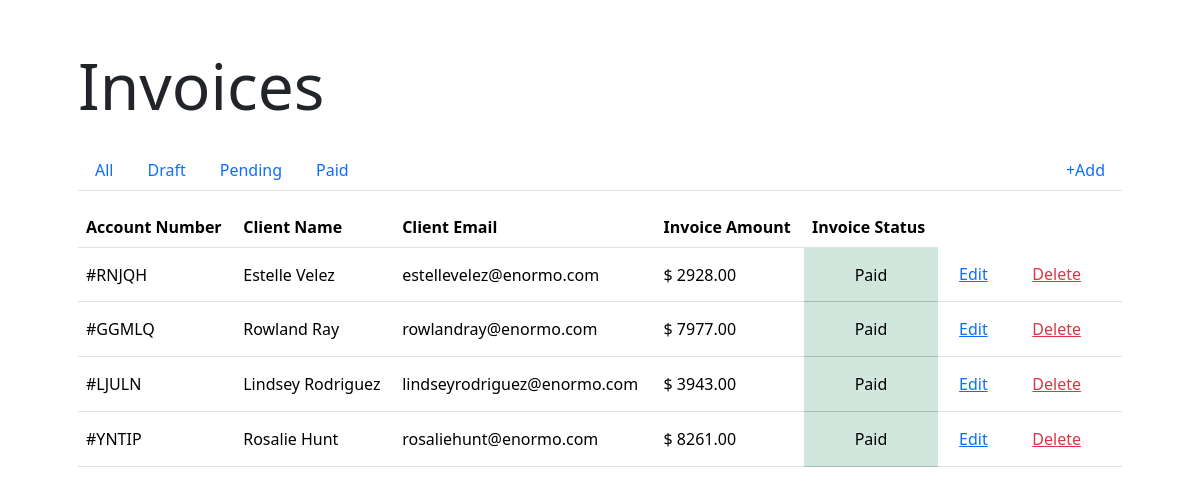
Page /index.php?status_id=3 on the committed database.
### tables this page shows
CREATE TABLE "invoices" ("id" integer primary key autoincrement not null, "number" varchar not null, "client" varchar not null, "email" varchar not null, "amount" integer not null, "status_id" integer not null);

### functions.php (called while the page is built, shortened)
<?php
function filterInvoices ($status_id)
{
  global $db;
  $sql = "SELECT * FROM invoices WHERE status_id = :status_id";
  $stmt = $db->prepare($sql);
  $stmt->execute([':status_id' => $status_id]);
  $invoices = $stmt->fetchAll(PDO::FETCH_ASSOC);
  return $invoices;
}

### index.php (the view, shortened to what this page needs)
<?php
  require "data.php";
  require "functions.php";
  if (isset($_GET['status_id'])) {
    $invoices = filterInvoices($_GET['status_id']);
  } else {
	  $invoices = getInvoices();
  }
?>
<!DOCTYPE html>
<html lang="en">
<head>
  <link rel="stylesheet" href="https://cdn.jsdelivr.net/npm/bootstrap@5.3.3/dist/css/bootstrap.min.css">
</head>
<body>
  <main class="p-5 container">
    <h1 class="display-3 mb-4">Invoices</h1>
    <nav class="nav nav-tabs justify-content-between mb-3">
      <div class="d-flex">
		    <a class="nav-link" href="index.php">All</a>
		    <a class="nav-link" href="index.php?status_id=1">Draft</a>
        <a class="nav-link" href="index.php?status_id=2">Pending</a>
        <a class="nav-link" href="index.php?status_id=3">Paid</a>
      </div>
      <div class="text-end">
        <a class="nav-link" href="add.php">&plus;Add</a>
      </div>
	  </nav>
    <table class="table align-middle">
      <thead>
        <tr>
          <th>Account Number</th>
          <th>Client Name</th>
          <th>Client Email</th>
          <th>Invoice Amount</th>
          <th>Invoice Status</th>
        </tr>
      </thead>
      <tbody>
        <?php foreach ($invoices as $invoice) : ?>
          <tr>
            <td><?php echo "#{$invoice['number']}" ?></td>
            <td><?php echo $invoice['client'] ?></td>
            <td><?php echo $invoice['email'] ?></td>
            <td><?php echo "$ {$invoice['amount']}.00" ?></td>
            <?php if ($invoice['status_id'] == 3): ?>
              <td class="table-success text-center">Paid</td>
            <?php elseif ($invoice['status_id'] == 2): ?>
              <td class="table-warning text-center">Pending</td>
            <?php else : ?>
              <td class="table-secondary text-center">Draft</td>
            <?php endif; ?>
            <td><a href="update.php?id=<?php echo $invoice['id']; ?>" class="btn btn-link">Edit</a></td>
            <td>
              <form method="post">
                <button type="submit" class="text-danger btn btn-link">Delete</button>
              </form>
            </td>
            <td>
            </td>
          </tr>
        <?php endforeach; ?>
      </tbody>
    </table>
  </main>
</body>
</html>

### rows in the picture
invoices: number "RNJQH", client "Estelle Velez", email "estellevelez@enormo.com", amount "2928", shows "Paid"
invoices: number "GGMLQ", client "Rowland Ray", email "rowlandray@enormo.com", amount "7977", shows "Paid"
invoices: number "LJULN", client "Lindsey Rodriguez", email "lindseyrodriguez@enormo.com", amount "3943", shows "Paid"
invoices: number "YNTIP", client "Rosalie Hunt", email "rosaliehunt@enormo.com", amount "8261", shows "Paid"
